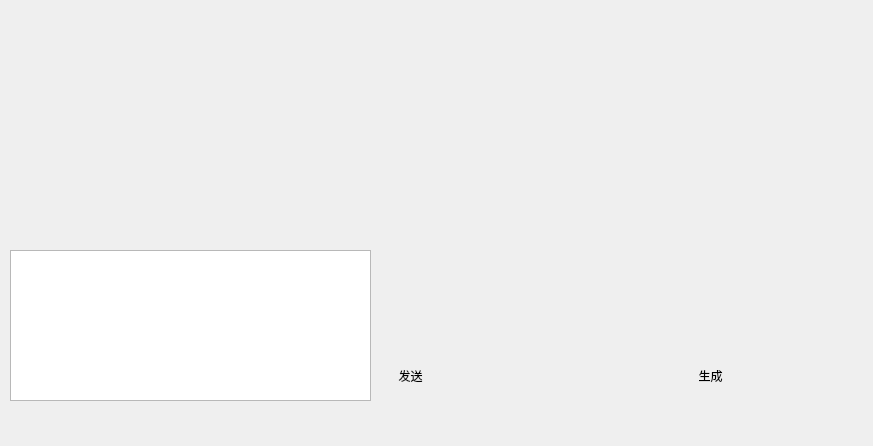
<?xml version="1.0" encoding="UTF-8"?>
<ui version="4.0">
 <class>HTTP</class>
 <widget class="QWidget" name="HTTP">
  <property name="geometry">
   <rect>
    <x>0</x>
    <y>0</y>
    <width>873</width>
    <height>446</height>
   </rect>
  </property>
  <property name="windowTitle">
   <string>HTTP</string>
  </property>
  <widget class="QPushButton" name="pushButton_image">
   <property name="geometry">
    <rect>
     <x>680</x>
     <y>360</y>
     <width>61</width>
     <height>31</height>
    </rect>
   </property>
   <property name="styleSheet">
    <string notr="true">QPushButton#pushButton_image
{
    border: none;       /*无边框*/
    background: transparent;/*背景透明*/
    border-radius: 15px;/*圆角半径（根据按钮大小调整）*/
}
QPushButton#pushButton_image:hover 
{
    background-color: lightgreen;/*悬停时为绿色*/
}
QPushButton#pushButton_image:pressed 
{
     background-color: darkgreen;/*按下时为深绿色*/
}</string>
   </property>
   <property name="text">
    <string>生成</string>
   </property>
  </widget>
  <widget class="QLabel" name="label_image">
   <property name="geometry">
    <rect>
     <x>400</x>
     <y>20</y>
     <width>431</width>
     <height>321</height>
    </rect>
   </property>
   <property name="text">
    <string/>
   </property>
  </widget>
  <widget class="QPushButton" name="pushButton">
   <property name="geometry">
    <rect>
     <x>380</x>
     <y>360</y>
     <width>61</width>
     <height>31</height>
    </rect>
   </property>
   <property name="styleSheet">
    <string notr="true">QPushButton#pushButton
{
    border: none;       /*无边框*/
    background: transparent;/*背景透明*/
    border-radius: 15px;/*圆角半径（根据按钮大小调整）*/
}
QPushButton#pushButton:hover 
{
    background-color: lightgreen;/*悬停时为绿色*/
}
QPushButton#pushButton:pressed 
{
     background-color: darkgreen;/*按下时为深绿色*/
}</string>
   </property>
   <property name="text">
    <string>发送</string>
   </property>
  </widget>
  <widget class="QTextEdit" name="textEdit_send">
   <property name="geometry">
    <rect>
     <x>10</x>
     <y>250</y>
     <width>361</width>
     <height>151</height>
    </rect>
   </property>
  </widget>
  <widget class="QTextEdit" name="textEdit_reply">
   <property name="geometry">
    <rect>
     <x>10</x>
     <y>60</y>
     <width>361</width>
     <height>171</height>
    </rect>
   </property>
   <property name="styleSheet">
    <string notr="true">QTextEdit#textEdit_reply
{
    border: none;       /*无边框*/
    background: transparent;/*背景透明*/
}</string>
   </property>
  </widget>
 </widget>
 <layoutdefault spacing="6" margin="11"/>
 <resources/>
 <connections/>
</ui>
